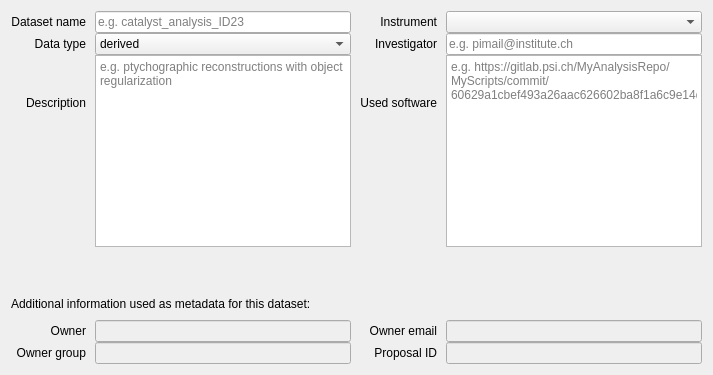
               <widget class="QWidget" name="General">
                <attribute name="title">
                 <string>General info</string>
                </attribute>
                <layout class="QVBoxLayout" name="verticalLayout_15">
                 <item>
                  <layout class="QGridLayout" name="gridLayout">
                   <property name="horizontalSpacing">
                    <number>9</number>
                   </property>
                   <property name="verticalSpacing">
                    <number>0</number>
                   </property>
                   <item row="5" column="0" colspan="3">
                    <widget class="QLabel" name="label_9">
                     <property name="text">
                      <string>Additional information used as metadata for this dataset:</string>
                     </property>
                    </widget>
                   </item>
                   <item row="1" column="1">
                    <widget class="QComboBox" name="comboBoxDatatype">
                     <property name="toolTip">
                      <string>Switch between raw data and derived data ingestion</string>
                     </property>
                     <item>
                      <property name="text">
                       <string>derived</string>
                      </property>
                     </item>
                     <item>
                      <property name="text">
                       <string>raw</string>
                      </property>
                     </item>
                    </widget>
                   </item>
                   <item row="7" column="1">
                    <widget class="QLineEdit" name="lineEditOwner">
                     <property name="enabled">
                      <bool>false</bool>
                     </property>
                     <property name="styleSheet">
                      <string notr="true">QLineEdit::!enabled{color:rgb(0,0,0)}</string>
                     </property>
                    </widget>
                   </item>
                   <item row="1" column="2">
                    <widget class="QLabel" name="labelInvestigator">
                     <property name="text">
                      <string>Investigator</string>
                     </property>
                     <property name="alignment">
                      <set>Qt::AlignRight|Qt::AlignTrailing|Qt::AlignVCenter</set>
                     </property>
                    </widget>
                   </item>
                   <item row="0" column="0">
                    <widget class="QLabel" name="labelDatasetName">
                     <property name="text">
                      <string>Dataset name</string>
                     </property>
                     <property name="alignment">
                      <set>Qt::AlignRight|Qt::AlignTrailing|Qt::AlignVCenter</set>
                     </property>
                    </widget>
                   </item>
                   <item row="7" column="0">
                    <widget class="QLabel" name="labelOwner">
                     <property name="text">
                      <string>Owner</string>
                     </property>
                     <property name="alignment">
                      <set>Qt::AlignRight|Qt::AlignTrailing|Qt::AlignVCenter</set>
                     </property>
                    </widget>
                   </item>
                   <item row="8" column="0">
                    <widget class="QLabel" name="labelOwnerGroup">
                     <property name="text">
                      <string>Owner group</string>
                     </property>
                     <property name="alignment">
                      <set>Qt::AlignRight|Qt::AlignTrailing|Qt::AlignVCenter</set>
                     </property>
                    </widget>
                   </item>
                   <item row="2" column="2">
                    <widget class="QLabel" name="labelUsedSoftware">
                     <property name="text">
                      <string>Used software</string>
                     </property>
                     <property name="alignment">
                      <set>Qt::AlignRight|Qt::AlignTrailing|Qt::AlignVCenter</set>
                     </property>
                    </widget>
                   </item>
                   <item row="6" column="0">
                    <spacer name="verticalSpacer_10">
                     <property name="orientation">
                      <enum>Qt::Vertical</enum>
                     </property>
                     <property name="sizeType">
                      <enum>QSizePolicy::Fixed</enum>
                     </property>
                     <property name="sizeHint" stdset="0">
                      <size>
                       <width>20</width>
                       <height>9</height>
                      </size>
                     </property>
                    </spacer>
                   </item>
                   <item row="4" column="1">
                    <spacer name="verticalSpacer_11">
                     <property name="orientation">
                      <enum>Qt::Vertical</enum>
                     </property>
                     <property name="sizeHint" stdset="0">
                      <size>
                       <width>20</width>
                       <height>50</height>
                      </size>
                     </property>
                    </spacer>
                   </item>
                   <item row="8" column="4">
                    <widget class="QLineEdit" name="lineEditProposalID">
                     <property name="enabled">
                      <bool>false</bool>
                     </property>
                     <property name="styleSheet">
                      <string notr="true">QLineEdit::!enabled{color:rgb(0,0,0)}</string>
                     </property>
                    </widget>
                   </item>
                   <item row="7" column="2">
                    <widget class="QLabel" name="labelOwnerEmail">
                     <property name="text">
                      <string>Owner email</string>
                     </property>
                     <property name="alignment">
                      <set>Qt::AlignRight|Qt::AlignTrailing|Qt::AlignVCenter</set>
                     </property>
                    </widget>
                   </item>
                   <item row="2" column="1" rowspan="2">
                    <widget class="QTextEdit" name="textEditDescription">
                     <property name="toolTip">
                      <string>Meaningful description of the datasets</string>
                     </property>
                     <property name="whatsThis">
                      <string>Meaningful description of the datasets</string>
                     </property>
                     <property name="placeholderText">
                      <string>e.g. ptychographic reconstructions with object regularization</string>
                     </property>
                    </widget>
                   </item>
                   <item row="2" column="4" rowspan="2">
                    <widget class="QTextEdit" name="textEditUsedSoftware">
                     <property name="toolTip">
                      <string>Add the name or description of the software you used</string>
                     </property>
                     <property name="whatsThis">
                      <string>Add the name or description of the software you used</string>
                     </property>
                     <property name="placeholderText">
                      <string>e.g. https://gitlab.psi.ch/MyAnalysisRepo/MyScripts/commit/60629a1cbef493a26aac626602ba8f1a6c9e14d2</string>
                     </property>
                    </widget>
                   </item>
                   <item row="7" column="4">
                    <widget class="QLineEdit" name="lineEditOwnerEmail">
                     <property name="enabled">
                      <bool>false</bool>
                     </property>
                     <property name="sizePolicy">
                      <sizepolicy hsizetype="Expanding" vsizetype="Fixed">
                       <horstretch>0</horstretch>
                       <verstretch>0</verstretch>
                      </sizepolicy>
                     </property>
                     <property name="minimumSize">
                      <size>
                       <width>188</width>
                       <height>0</height>
                      </size>
                     </property>
                     <property name="styleSheet">
                      <string notr="true">QLineEdit::!enabled{color:rgb(0,0,0)}</string>
                     </property>
                    </widget>
                   </item>
                   <item row="0" column="2">
                    <widget class="QLabel" name="labelCreationLocation">
                     <property name="text">
                      <string>Instrument</string>
                     </property>
                     <property name="alignment">
                      <set>Qt::AlignRight|Qt::AlignTrailing|Qt::AlignVCenter</set>
                     </property>
                    </widget>
                   </item>
                   <item row="8" column="2">
                    <widget class="QLabel" name="labelProposalID">
                     <property name="text">
                      <string>Proposal ID</string>
                     </property>
                     <property name="alignment">
                      <set>Qt::AlignRight|Qt::AlignTrailing|Qt::AlignVCenter</set>
                     </property>
                    </widget>
                   </item>
                   <item row="1" column="4">
                    <widget class="QLineEdit" name="lineEditInvestigator">
                     <property name="toolTip">
                      <string>Email adress of the investigator. Only needed for derived datasets.</string>
                     </property>
                     <property name="placeholderText">
                      <string>e.g. pimail@institute.ch</string>
                     </property>
                    </widget>
                   </item>
                   <item row="0" column="1">
                    <widget class="QLineEdit" name="lineEditDatasetName">
                     <property name="toolTip">
                      <string>Enter a meaningful name for this dataset. Do not use spaces.</string>
                     </property>
                     <property name="placeholderText">
                      <string>e.g. catalyst_analysis_ID23</string>
                     </property>
                    </widget>
                   </item>
                   <item row="1" column="0">
                    <widget class="QLabel" name="labelDataType">
                     <property name="text">
                      <string>Data type</string>
                     </property>
                     <property name="alignment">
                      <set>Qt::AlignRight|Qt::AlignTrailing|Qt::AlignVCenter</set>
                     </property>
                    </widget>
                   </item>
                   <item row="8" column="1">
                    <widget class="QLineEdit" name="lineEditOwnerGroup">
                     <property name="enabled">
                      <bool>false</bool>
                     </property>
                     <property name="styleSheet">
                      <string notr="true">QLineEdit::!enabled{color:rgb(0,0,0)}</string>
                     </property>
                    </widget>
                   </item>
                   <item row="2" column="0">
                    <widget class="QLabel" name="labelDescription">
                     <property name="text">
                      <string>Description</string>
                     </property>
                     <property name="alignment">
                      <set>Qt::AlignRight|Qt::AlignTrailing|Qt::AlignVCenter</set>
                     </property>
                    </widget>
                   </item>
                   <item row="0" column="4">
                    <widget class="QComboBox" name="comboBoxCreationLocation"/>
                   </item>
                  </layout>
                 </item>
                </layout>
               </widget>
